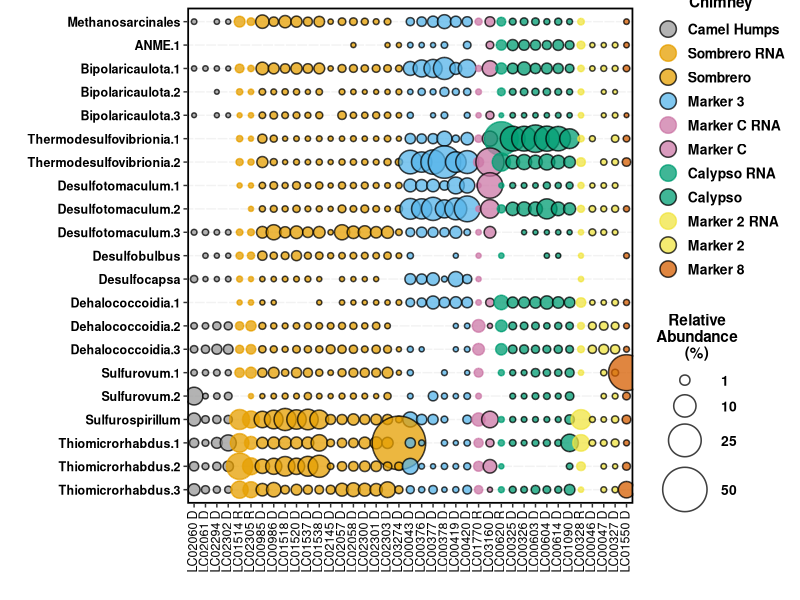
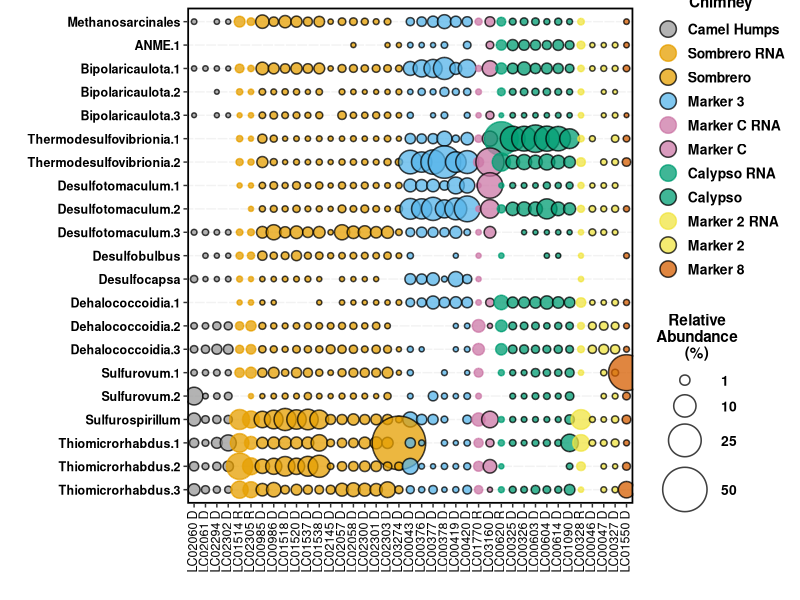
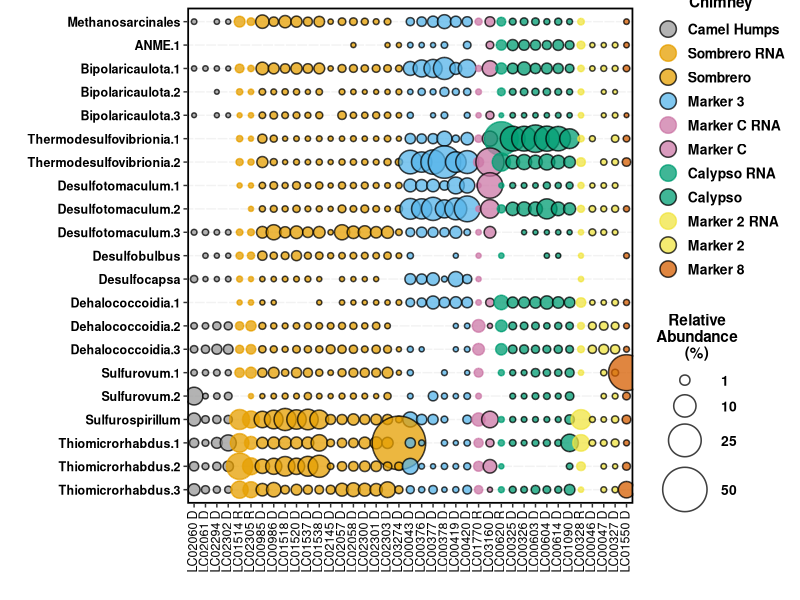
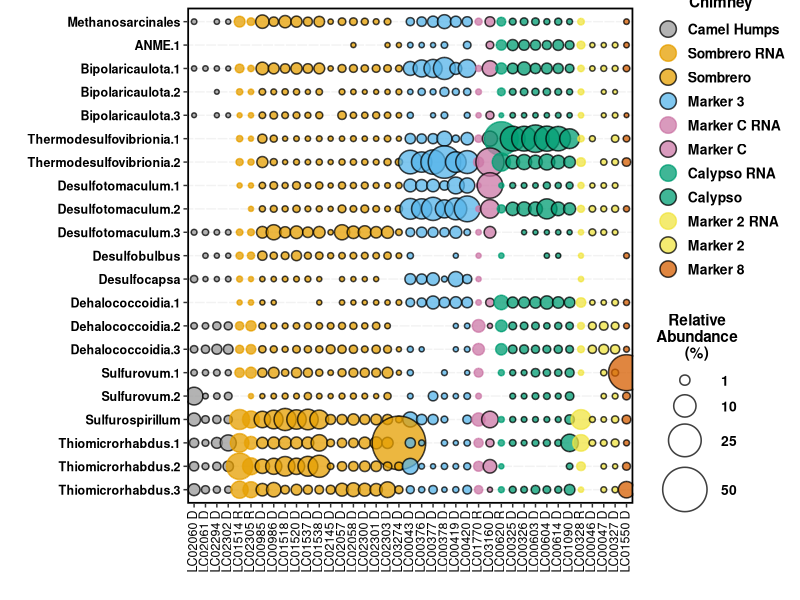
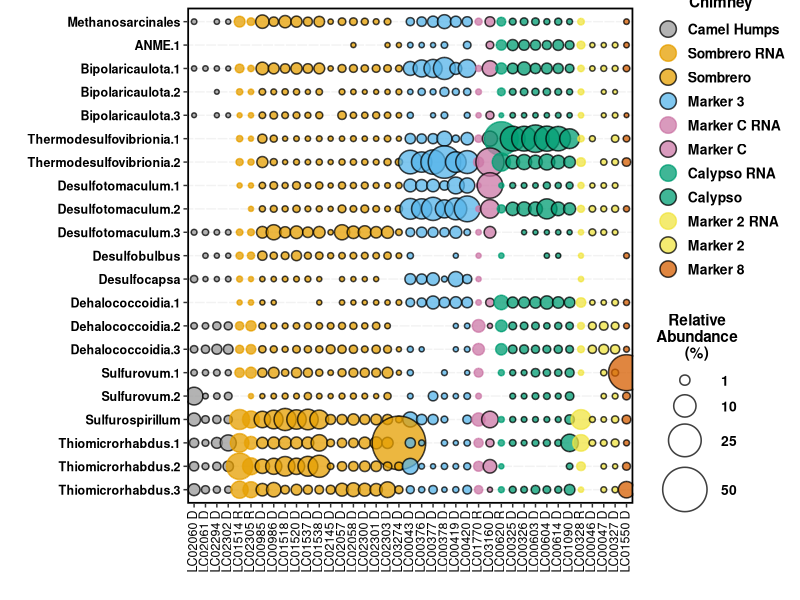

Generate these figures, in order, with R:
# following tutorial from Jackie Zorz https://jkzorz.github.io/2019/06/05/Bubble-plots.html

library(ggplot2)
library(reshape2)

# first column are samples, second column is a factor (Chimney), first row is a factor (Taxa), second row are variable labels (ASVs)
pc = read.csv("bubbles-16S-v2.csv", header = TRUE)

#convert data frame from a "wide" format to a "long" format
pcm = melt(pc, id.vars = c("Sample", "Chimney"))

#Keep the order of samples from your excel sheet:
pcm$Sample <- factor(pcm$Sample,levels=unique(pcm$Sample))

#specify order of chimneys
pcm$Chimney = factor(pcm$Chimney, levels = c("Camel Humps", "Sombrero RNA", "Sombrero", "Marker 3", "Marker C RNA", "Marker C", "Calypso RNA", "Calypso", "Marker 2 RNA", "Marker 2", "Marker 8"))

#manually add Taxas factor level
#pcm$Taxa = factor(c("Methanosarcinales","ANME-1","Bipolaricaulota","Bipolaricaulota","Bipolaricaulota","Thermodesulfovibrionia","Thermodesulfovibrionia","Desulfotomaculum","Desulfotomaculum","Desulfotomaculum","Desulfobulbus","Desulfocapsa","Chloroflexi","Sulfurovum","Sulfurovum","Sulfurovum","Arcobacter","Sulfurospirillum","Sulfurivirga","SUP05_cluster","Thiomicrorhabdus","Thiomicrorhabdus","Thiomicrorhabdus","Methylobacterium","Methyloceanibacter","Marine_Methylotrophic_Group_2","Marine_Methylotrophic_Group_3"))

# colors - edited to maintain consistency with other plots
cbPalette <- c("#999999", "#E69F00", "#E69F00", "#56B4E9", "#CC79A7", "#CC79A7", "#009E73", "#009E73", "#F0E442", "#F0E442", "#D55E00", "#0072B2")
outline1 <- c("black","#E69F00","black","black","#CC79A7", "black","#009E73", "black", "#F0E442", "black", "black", "black")
outline2 <- c("#999999","black","#E69F00","#56B4E9", "black", "#CC79A7", "black", "#009E73", "black", "#F0E442", "#D55E00", "#0072B2")

xx = ggplot(pcm, aes(x = Sample, y = variable)) + 
  geom_point(aes(size = value, fill = Chimney, color = Chimney), alpha = 0.75, shape = 21, stroke = 0.8) + 
  scale_size_continuous(limits = c(0.001, 100), range=c(1,20), breaks = c(1,10,25,50), labels=scales::number_format(accuracy=1)) + 
  scale_fill_manual(values = cbPalette, guide = guide_legend(override.aes = list(size=5))) + 
  scale_color_manual(values = outline1) +
  scale_y_discrete(limits = rev(levels(pcm$variable))) +
  labs( x= "", y = "", size = "Relative\nAbundance\n(%)", fill = "Chimney")  +
  theme(legend.key=element_blank(), 
        axis.text.x = element_text(colour = "black", size = 9, angle = 90, vjust = 0.3, hjust = 1), 
        axis.text.y = element_text(colour = "black", face = "bold", size = 9), 
        legend.text = element_text(size = 10, face ="bold", colour ="black"), 
        legend.title = element_text(size = 11, face = "bold"), panel.background = element_blank(), 
        panel.border = element_rect(colour = "black", fill = NA, size = 1.2), 
        legend.position = "right", panel.grid.major.y = element_line(colour = "grey95"),
        legend.title.align = 0.5)

xx

ggsave("Bubble_plot_16S_1.svg")
ggsave("Bubble_plot_16S_1.png")

ggsave("Bubble_plot_16S_2.svg")
ggsave("Bubble_plot_16S_2.png")